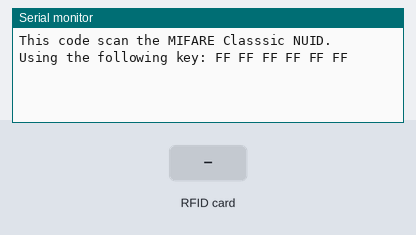
Bench run of a sketch on a simulated Arduino Uno, built for the host (arithmetic inside an expression is 32-bit, double 64-bit). Shown: the last lines printed to the serial monitor. Inputs (shaded band) come from the test bench.

Above: at 1.2 s.
1.3 s: RFID card 5E 7A 19 C4 held to the reader
At 1.8 s:
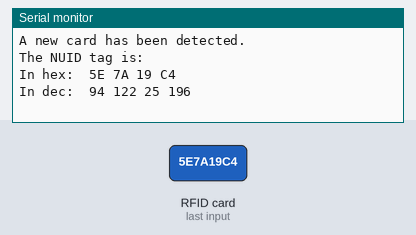
2.8 s: RFID card 5E 7A 19 C4 held to the reader
At 3.5 s:
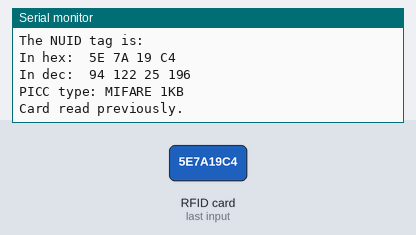

Measured:
- after the input at 1.3 s, the serial monitor: prints a new line at once (image 1)
- after the input at 2.8 s, the serial monitor: prints a new line at once (image 2)

The sketch:

STM32_RFID.ino
```cpp
#include <SPI.h>
#include <MFRC522.h>

#define SS_PIN PA4
#define RST_PIN 7

MFRC522 rfid(SS_PIN, RST_PIN); // Instance of the class

MFRC522::MIFARE_Key key;

// Init array that will store new NUID
byte nuidPICC[4];

void setup() {
  Serial.begin(9600);
  SPI.begin(); // Init SPI bus
  rfid.PCD_Init(); // Init MFRC522

  for (byte i = 0; i < 6; i++) {
    key.keyByte[i] = 0xFF;
  }

  Serial.println(F("This code scan the MIFARE Classsic NUID."));
  Serial.print(F("Using the following key:"));
  printHex(key.keyByte, MFRC522::MF_KEY_SIZE);
}

void loop() {

  // Reset the loop if no new card present on the sensor/reader. This saves the entire process when idle.
  if ( ! rfid.PICC_IsNewCardPresent())
    return;

  // Verify if the NUID has been readed
  if ( ! rfid.PICC_ReadCardSerial())
    return;

  Serial.print(F("PICC type: "));
  MFRC522::PICC_Type piccType = rfid.PICC_GetType(rfid.uid.sak);
  Serial.println(rfid.PICC_GetTypeName(piccType));

  // Check is the PICC of Classic MIFARE type
  if (piccType != MFRC522::PICC_TYPE_MIFARE_MINI &&
    piccType != MFRC522::PICC_TYPE_MIFARE_1K &&
    piccType != MFRC522::PICC_TYPE_MIFARE_4K) {
    Serial.println(F("Your tag is not of type MIFARE Classic."));
    return;
  }

  if (rfid.uid.uidByte[0] != nuidPICC[0] ||
    rfid.uid.uidByte[1] != nuidPICC[1] ||
    rfid.uid.uidByte[2] != nuidPICC[2] ||
    rfid.uid.uidByte[3] != nuidPICC[3] ) {
    Serial.println(F("A new card has been detected."));

    // Store NUID into nuidPICC array
    for (byte i = 0; i < 4; i++) {
      nuidPICC[i] = rfid.uid.uidByte[i];
    }

    Serial.println(F("The NUID tag is:"));
    Serial.print(F("In hex: "));
    printHex(rfid.uid.uidByte, rfid.uid.size);
    Serial.println();
    Serial.print(F("In dec: "));
    printDec(rfid.uid.uidByte, rfid.uid.size);
    Serial.println();
  }
  else Serial.println(F("Card read previously."));

  // Halt PICC
  rfid.PICC_HaltA();

  // Stop encryption on PCD
  rfid.PCD_StopCrypto1();
}


/**
 * Helper routine to dump a byte array as hex values to Serial.
 */
void printHex(byte *buffer, byte bufferSize) {
  for (byte i = 0; i < bufferSize; i++) {
    Serial.print(buffer[i] < 0x10 ? " 0" : " ");
    Serial.print(buffer[i], HEX);
  }
}

/**
 * Helper routine to dump a byte array as dec values to Serial.
 */
void printDec(byte *buffer, byte bufferSize) {
  for (byte i = 0; i < bufferSize; i++) {
    Serial.print(buffer[i] < 0x10 ? " 0" : " ");
    Serial.print(buffer[i], DEC);
  }
}
```
